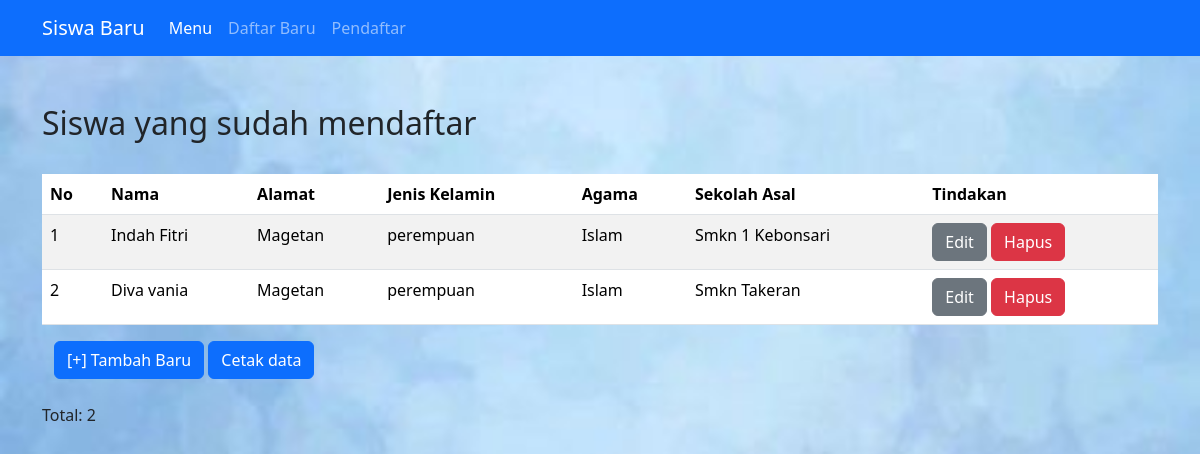
Page /list-siswa.php on the committed database.
### tables this page shows
CREATE TABLE `calon_siswa` (
  `no` int(10) NOT NULL,
  `nama` varchar(20) NOT NULL,
  `alamat` varchar(20) NOT NULL,
  `jenis_kelamin` varchar(10) NOT NULL,
  `agama` varchar(10) NOT NULL,
  `sekolah_asal` varchar(20) NOT NULL
);

### list-siswa.php (the view, shortened to what this page needs)
<?php include("config.php"); ?>
<!DOCTYPE html>
<html>
<head>
 <link rel="stylesheet" href="./vendor/twbs/bootstrap/dist/css/bootstrap.min.css">
</head>
<body>
 <header>
 <nav class="navbar navbar-expand-lg navbar-dark bg-primary">
  <div class="container">
        <a class="navbar-brand" href="#">Siswa Baru</a>
    <div class="collapse navbar-collapse" id="navbarNav">
      <ul class="navbar-nav">
            <li class="nav-item">
                <a class="nav-link active" aria-current="page" href="index.php">Menu</a>
            </li>
            <li class="nav-item">
                <a class="nav-link" href="form-daftar.php">Daftar Baru</a>
            </li>
            <li class="nav-item">
                <a class="nav-link" href="list-siswa.php">Pendaftar</a>
            </li>
      </ul>
    </div>
  </div>
</nav>
 <div class="container mt-5">
 <h2>Siswa yang sudah mendaftar</h2></div>
 </header>
 <br>
 <div class="container">
    <table class="table table-striped">
        <thead>
            <tr>
                <th>No</th>
                <th>Nama</th>
                <th>Alamat</th>
                <th>Jenis Kelamin</th>
                <th>Agama</th>
                <th>Sekolah Asal</th>
                <th>Tindakan</th>
            </tr>
        </thead>
        <tbody>
            <?php
            $sql = "SELECT * FROM calon_siswa";
            $query = mysqli_query($db, $sql);
            while($siswa = mysqli_fetch_array($query)){
            echo "<tr>";
            echo "<td>".$siswa['no']."</td>";
            echo "<td>".$siswa['nama']."</td>";
            echo "<td>".$siswa['alamat']."</td>";
            echo "<td>".$siswa['jenis_kelamin']."</td>";
            echo "<td>".$siswa['agama']."</td>";
            echo "<td>".$siswa['sekolah_asal']."</td>";
            echo "<td>";
            echo "<a href='form-edit.php?no=".$siswa['no']."' class='btn btn-secondary'>Edit</a> ";
            echo "<a href='hapus.php?no=".$siswa['no']."' class='btn btn-danger'>Hapus</a>";
            echo "</td>";
            echo "</tr>";
            }
            ?>
        </tbody>
    </table>
    <nav class="container mt-3">
        <a href="form-daftar.php" class="btn btn-primary">[+] Tambah Baru</a>
        <a href="cetak.php" class="btn btn-primary">Cetak data</a>
    </nav><br>
    <p>Total: <?php echo mysqli_num_rows($query) ?></p>
 </div>
 </body>
</html>

### list-siswa.php (style rules this page uses)
body { background-image: url('icoon.jpg'); background-size: cover; background-position: center; background-repeat: no-repeat; background-attachment: fixed; }

### rows in the picture
calon_siswa: no "1", nama "Indah Fitri", alamat "Magetan", jenis_kelamin "perempuan", agama "Islam", sekolah_asal "Smkn 1 Kebonsari"
calon_siswa: no "2", nama "Diva vania", alamat "Magetan", jenis_kelamin "perempuan", agama "Islam", sekolah_asal "Smkn Takeran"

### other values in the picture
mysqli_num_rows($query) "2"
